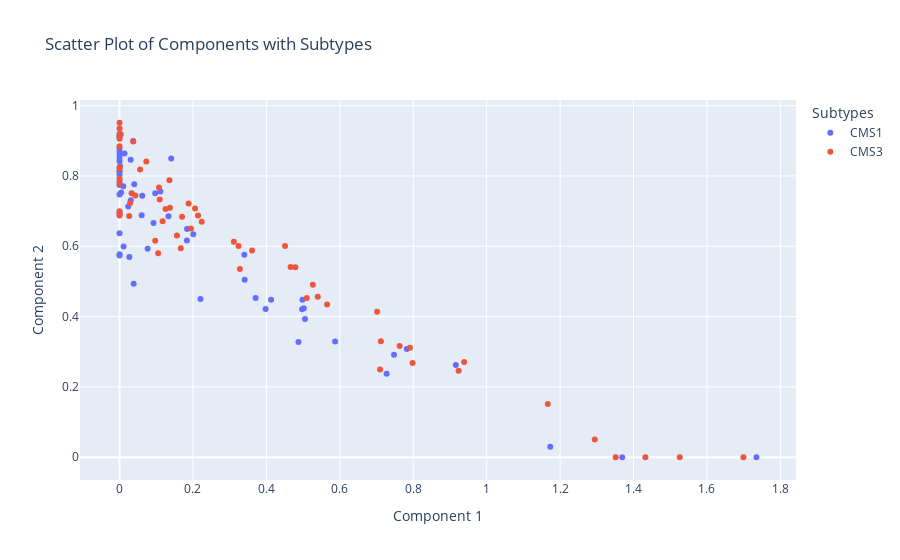

The code cell stored with this chart in its notebook:
### Markdown cell above
## 📐Scatter Plot of NMF Components with Subtypes

### Code cell
import plotly.express as px
import pandas as pd
components_df_subtype = pd.concat([components_df, covariates], axis=1)

fig = px.scatter(components_df_subtype, x="Component1", y="Component2", color="subtypes", 
                 title="Scatter Plot of Components with Subtypes",
                 labels={"Component1": "Component 1", "Component2": "Component 2", "subtypes": "Subtypes"})
fig.show()

### Figure 1 — Plotly figure (JSON) as saved in the notebook; plotly's stock layout.template omitted (floating-point values rounded to 4 significant figures)
{"data": [{"hovertemplate": "Subtypes=CMS1<br>Component 1=%{x}<br>Component 2=%{y}<extra></extra>", "legendgroup": "CMS1", "marker": {"color": "#636efa", "symbol": "circle"}, "mode": "markers", "name": "CMS1", "orientation": "v", "showlegend": true, "type": "scatter", "x": [0.09713, 0.001576, 0.03704, 0, 0.3979, 0.0306, 0.01101, 0.1833, 0, 0, 0, 0, 0.3706, 0, 0.02663, 0.02373, 0, 0, 0.1112, 0, 0, 0, 0.1333, 0, 0.06177, 0.04004, 0.4874, 0.5871, 0.03022, 0.004268, 0.1839, 0.2008, 0.3399, 0.4982, 0, 0.06023, 0.07642, 0.5018, 0.01015, 0.9158, 0.4971, 1.173, 0.505, 0.3408, 0.7822, 0.7476, 0, 0, 0, 0, 1.735, 0.7274, 0.01339, 0.1406, 0.4126, 0.2205, 0, 1.369, 0.09253, 0, 0.03839], "xaxis": "x", "y": [0.7506, 0.8279, 0.8991, 0.6372, 0.4213, 0.7308, 0.5994, 0.6164, 0.8028, 0.8132, 0.8513, 0.9139, 0.453, 0.8418, 0.5694, 0.7131, 0.919, 0.8786, 0.7555, 0.8598, 0.574, 0.9108, 0.6852, 0.7744, 0.7439, 0.7766, 0.3281, 0.329, 0.846, 0.7531, 0.6489, 0.6345, 0.5759, 0.4479, 0.6909, 0.688, 0.5928, 0.4235, 0.7708, 0.2624, 0.4212, 0.0302, 0.3929, 0.5049, 0.3082, 0.2918, 0.7473, 0.8686, 0.7841, 0.8116, 0, 0.2371, 0.8639, 0.8499, 0.4478, 0.4502, 0.6951, 0, 0.6659, 0.5777, 0.4931], "yaxis": "y"}, {"hovertemplate": "Subtypes=CMS3<br>Component 1=%{x}<br>Component 2=%{y}<extra></extra>", "legendgroup": "CMS3", "marker": {"color": "#EF553B", "symbol": "circle"}, "mode": "markers", "name": "CMS3", "orientation": "v", "showlegend": true, "type": "scatter", "x": [0.2056, 0.3277, 0.7096, 0, 0.03289, 0, 0.1253, 0, 0.2138, 0.3113, 0.1372, 0, 0.04304, 0.3609, 0.7629, 0.1074, 0.4789, 0.5653, 0.5266, 0.0729, 0, 0.7119, 0.0288, 0.1669, 1.294, 0, 0, 0.003262, 0, 0.9385, 1.526, 0.7909, 0.5399, 1.432, 0.9235, 0.1703, 1.699, 0, 0.09708, 1.351, 0.1052, 0.7981, 0.1093, 0.05602, 0.466, 0.02626, 0.2238, 0.1881, 0.1946, 0.03729, 0, 1.166, 0.3241, 0.51, 0.1173, 0.4507, 0.7016, 0.1358, 0.1563, 0], "xaxis": "x", "y": [0.7076, 0.5352, 0.2497, 0.8208, 0.7508, 0.9141, 0.7063, 0.9349, 0.6876, 0.6129, 0.7095, 0.9513, 0.7446, 0.5879, 0.3166, 0.7671, 0.5406, 0.4345, 0.4905, 0.841, 0.8846, 0.33, 0.723, 0.5947, 0.05079, 0.7774, 0.6876, 0.9188, 0.9055, 0.2711, 0, 0.3112, 0.4563, 0, 0.2457, 0.6837, 0, 0.8244, 0.6157, 0, 0.58, 0.2679, 0.7329, 0.8184, 0.5413, 0.6858, 0.6696, 0.7215, 0.6508, 0.8981, 0.793, 0.1517, 0.6005, 0.4531, 0.6715, 0.601, 0.4137, 0.7881, 0.631, 0.6993], "yaxis": "y"}], "layout": {"legend": {"title": {"text": "Subtypes"}, "tracegroupgap": 0}, "title": {"text": "Scatter Plot of Components with Subtypes"}, "xaxis": {"anchor": "y", "domain": [0, 1], "title": {"text": "Component 1"}}, "yaxis": {"anchor": "x", "domain": [0, 1], "title": {"text": "Component 2"}}}}
